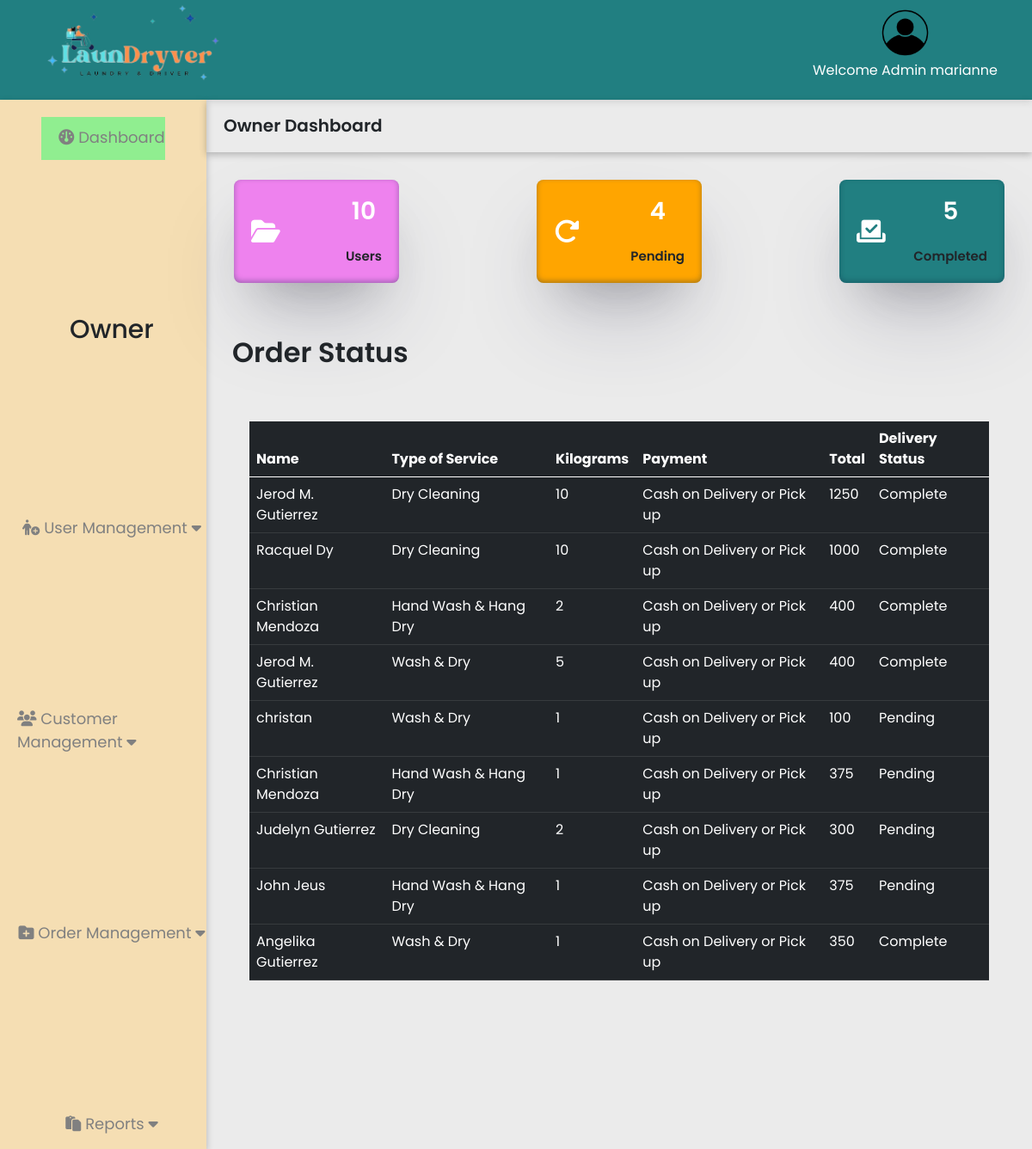
The app's page /Dashboard/dashboardHome.php (signed in) with its own data.
### tables this page shows
CREATE TABLE `customers_products` (
  `product_id` int(255) NOT NULL,
  `name` varchar(255) NOT NULL,
  `type_cleaning` varchar(255) NOT NULL,
  `kilograms` int(255) NOT NULL,
  `clean_price` int(255) NOT NULL,
  `special_item` int(255) NOT NULL,
  `press_iron` int(255) NOT NULL,
  `payment` varchar(255) NOT NULL,
  `total` int(255) NOT NULL,
  `status` varchar(255) NOT NULL,
  `user_id` int(255) NOT NULL
);

CREATE TABLE `customers_address` (
  `address_id` int(255) NOT NULL,
  `fullname` varchar(255) NOT NULL,
  `contact` varchar(255) NOT NULL,
  `address` varchar(255) NOT NULL,
  `user_id` int(255) NOT NULL
);

### Dashboard/dashboardHome.php (the view, shortened to what this page needs)
<?php
    require_once '../Login&registration/dbconnect.php';
?>
<!DOCTYPE html>
<html lang="en">
<head>
    <link href="https://cdn.jsdelivr.net/npm/bootstrap@5.0.2/dist/css/bootstrap.min.css" rel="stylesheet">
    <link rel="stylesheet" href="https://cdn.jsdelivr.net/npm/swiper/swiper-bundle.min.css" />
    <link rel="stylesheet" href="https://cdnjs.cloudflare.com/ajax/libs/animate.css/4.1.1/animate.min.css" />
    <link rel="stylesheet" href="Mainsystem.css">
    <link href="https://unpkg.com/aos@2.3.1/dist/aos.css" rel="stylesheet">
</head>
<body>
<div class="container1">
    <div class="header">
        <div class="logo"><img src="/LaundryWebsite/Index/images/logo.png"></div>
        <div class="user"><img src="/LaundryWebsite/Index/images/user.png" alt="user">
            <p>Welcome Admin <?php echo $_SESSION["username"] ?></p>
        </div>
    </div>
    <div class="content">
    <div class="nav">
    <a href="#" id="active"><p id="dash"> <i class="fa-solid fa-gauge"></i> Dashboard</p></a>
        <h4>Owner</h4>
        <span class="dropdown-btn">
            <p> <i class="fa-solid fa-person-circle-plus"></i> User Management <i class="fa fa-caret-down"></i></p>
        </span>
        <span class="dropdown-btn">
        <p><i class="fa-solid fa-users"></i> Customer Management  <i class="fa fa-caret-down"></i></p>
        </span>
        <span class="dropdown-btn">
        <p> <i class="fa-solid fa-folder-plus"></i> Order Management  <i class="fa fa-caret-down"></i></p>
        </span>
        <span class="dropdown-btn">
        <p><i class="fa-solid fa-paste"></i> Reports <i class="fa fa-caret-down"></i></p>
        </span>
    </div>
    <div class="contentFlex">
        <span class="contentName">
            <p>Owner Dashboard</p>
        </span>
        <span class="contentBody">
            <span class="order">
            <span class="new">
                <?php
                    $sql= "select * from `accounts`";
                    $result = mysqli_query($connection,$sql);
                    $num_rows = mysqli_num_rows($result);
                ?>
                <h3>
                    <?php
                        echo $num_rows;
                    ?>
                </h3>
                <p>Users</p>
            </span>
            </span>
            <span class="progress1">
            <span class="new">
            <?php
                    $sql= "select * from `customers_products` WHERE `status` = 0";
                    $result = mysqli_query($connection,$sql);
                    $num_rows = mysqli_num_rows($result);
                ?>
                <h3>
                    <?php
                        echo $num_rows;
                    ?>
                </h3>
                <p>Pending</p>
            </span>
            </span>
            <span class="complete">
            <span class="new">
            <?php
                    $sql= "select * from `customers_products` WHERE `status` = 1";
                    $result = mysqli_query($connection,$sql);
                    $num_rows = mysqli_num_rows($result);
                ?>
                <h3>
                    <?php
                        echo $num_rows;
                    ?>
                </h3>
                <p>Completed</p>
            </span>
            </span>
        </span>
        <h2 class="statusOrder">Order Status</h2>
        <div class="table-responsive m-t-40">
                                    <table id="myTable" class="table table-dark table-hover ">
                                        <thead>
                                            <tr>
                                                <th>Name</th>
                                                <th>Type of Service</th>
                                                 <th>Kilograms</th>
                                                <th>Payment</th>
                                                <th>Total</th>
                                                <th>Delivery Status</th>
                                            </tr>
                                        </thead>
                                        <tbody>
                                    <?php
                                    $sql = "SELECT * FROM customers_products";
                                     $result = $connection->query($sql);
                                   while($row = $result->fetch_assoc()) {
                                   $sql1 = "SELECT * FROM  customers_address where address_id  ='".$row['name']."'";
                                   $result1 = $connection->query($sql1);
                                    $row1 = $result1->fetch_assoc();
                                      ?>
                                            <tr>
                                                <td><?php echo $row1['fullname']; ?></td>
                                                <?php if($row['type_cleaning']==75 )
                                                    { ?>
                                                        <td>Hand Wash & Hang Dry</td>
                                                   <?php }
                                                   elseif($row['type_cleaning']==50)
                                                   { ?>
                                                        <td>Wash & Dry</td>
                                                  <?php }
                                                  else
                                                  { ?>
                                                        <td>Dry Cleaning</td>
                                                 <?php }
                                                ?>
                                                <td><?php echo $row['kilograms']; ?></td>
                                                <td><?php echo $row['payment']; ?></td>
                                                <td><?php echo $row['total']; ?></td>
                                                <?php if($row['status']==0)
                                                { ?>
                                                    <td>Pending</td>
                                                 <?php }
                                                 else
                                                 { ?>
                                                    <td>Complete</td>
                                                 <?php }
                                                ?>
                                            </tr>
                                          <?php } ?>
                                        </tbody>
                                    </table>
                                </div>
    </div>
                                </div>
                                </div>
</body>
</html>

### LDsystem/Mainsystem.css (style rules this page uses)
* { margin: 0; padding: 0; font-family: 'Poppins', sans-serif; scroll-behavior: smooth; }
body { background: rgb(235, 235, 235); }
.nav { background: #217f81; display: flex; justify-content: space-between; align-items: center; box-shadow: rgba(0, 0, 0, 0.24) 0px 3px 8px; }
.logo img { width: 30%; margin-left: 50px; transition: .3s ease-in; }

### Dashboard/dashboardHome.php (style rules this page uses)
* { padding: 0; margin: 0; font-family: 'Poppins', sans-serif; scroll-behavior: smooth; }
.container1 { height: auto; }
.header { display: flex; justify-content: space-between; align-items: center; width: 100%; height: auto; background-color: #217f81; box-shadow: rgba(99, 99, 99, 0.2) 0px 2px 8px 0px; padding-left: 20px; padding-right: 40px; }
.header .logo img { width: 45%; margin-left: 20px; }
.header .user img { width: 30%; }
.header .user { text-align: center; color: #fff; transition: .3s ease-in; }
.content { display: flex; height: auto; }
#active { height: 50px; background-color: lightgreen; text-decoration: none; }
.content .nav { display: flex; flex-direction: column; width: 25%; background-color: wheat; padding-top: 20px; }
#dash { margin-top: 10px ; text-decoration: none; }
.content .nav p { font-size: 18px; color: grey; transition: .3s ease-in; margin-left: 20px; }
.content .nav h4 { font-size: 30px; margin-bottom: 20px; margin-left: 20px; }
.contentFlex { width: 100%; display: flex; flex-direction: column; gap: 2rem; }
.statusOrder { margin-top: 30px; margin-left: 30px; font-weight: 600; }
.contentBody { display: flex; justify-content: center; gap: 10rem; }
.contentBody .order { width: 20%; height: auto; background-color: violet; display: flex; justify-content: space-between; align-items: center; padding: 20px 20px; border-radius: 8px; box-shadow: rgba(50, 50, 93, 0.25) 0px 50px 100px -20px, rgba(0, 0, 0, 0.3) 0px 30px 60px -30px, rgba(10, 37, 64, 0.35) 0px -2px 6px 0px inset; }
.contentBody .progress1 { width: 20%; height: auto; background-color: orange; display: flex; justify-content: space-between; align-items: center; padding: 20px 20px; border-radius: 8px; box-shadow: rgba(50, 50, 93, 0.25) 0px 50px 100px -20px, rgba(0, 0, 0, 0.3) 0px 30px 60px -30px, rgba(10, 37, 64, 0.35) 0px -2px 6px 0px inset; }
.contentBody .complete { width: 20%; height: auto; background-color: #217f81; display: flex; justify-content: space-between; align-items: center; padding: 20px 20px; border-radius: 8px; box-shadow: rgba(50, 50, 93, 0.25) 0px 50px 100px -20px, rgba(0, 0, 0, 0.3) 0px 30px 60px -30px, rgba(10, 37, 64, 0.35) 0px -2px 6px 0px inset; }
.contentBody ,.progress1 p,.complete p, .order p { margin-bottom: 0; font-size: 15px; font-weight: 600; }
.contentBody .order .new { display: flex; flex-direction: column; gap: 1rem; text-align: center; }
.contentBody .progress1 .new { display: flex; flex-direction: column; gap: 1rem; text-align: center; }
.contentBody .complete .new { display: flex; flex-direction: column; gap: 1rem; text-align: center; }
.contentBody h3 { font-weight: 600; color: #fff; }
.contentName { box-shadow: rgba(0, 0, 0, 0.24) 0px 3px 8px; }
.contentName p { margin-top: 15px; margin-left: 20px; font-size: 20px; font-weight: 600; }
.table-responsive { margin-bottom: 180px; margin-left: 50px; margin-right: 50px; margin-top: 20px; }

### records on screen
customers_products: customers_address.fullname "Jerod M. Gutierrez", type_cleaning "Dry Cleaning", kilograms "10", payment "Cash on Delivery or Pick up", total "1250", status "Complete"
customers_products: customers_address.fullname "Racquel Dy", type_cleaning "Dry Cleaning", kilograms "10", payment "Cash on Delivery or Pick up", total "1000", status "Complete"
customers_products: customers_address.fullname "Christian Mendoza", type_cleaning "Hand Wash & Hang Dry", kilograms "2", payment "Cash on Delivery or Pick up", total "400", status "Complete"
customers_products: customers_address.fullname "Jerod M. Gutierrez", type_cleaning "Wash & Dry", kilograms "5", payment "Cash on Delivery or Pick up", total "400", status "Complete"
customers_products: customers_address.fullname "christan", type_cleaning "Wash & Dry", kilograms "1", payment "Cash on Delivery or Pick up", total "100", status "Pending"
customers_products: customers_address.fullname "Christian Mendoza", type_cleaning "Hand Wash & Hang Dry", kilograms "1", payment "Cash on Delivery or Pick up", total "375", status "Pending"
customers_products: customers_address.fullname "Judelyn Gutierrez", type_cleaning "Dry Cleaning", kilograms "2", payment "Cash on Delivery or Pick up", total "300", status "Pending"
customers_products: customers_address.fullname "John Jeus", type_cleaning "Hand Wash & Hang Dry", kilograms "1", payment "Cash on Delivery or Pick up", total "375", status "Pending"
customers_products: customers_address.fullname "Angelika Gutierrez", type_cleaning "Wash & Dry", kilograms "1", payment "Cash on Delivery or Pick up", total "350", status "Complete"

### other values on screen
$_SESSION["username"] "marianne"
$num_rows "10"
$num_rows "4"
$num_rows "5"
